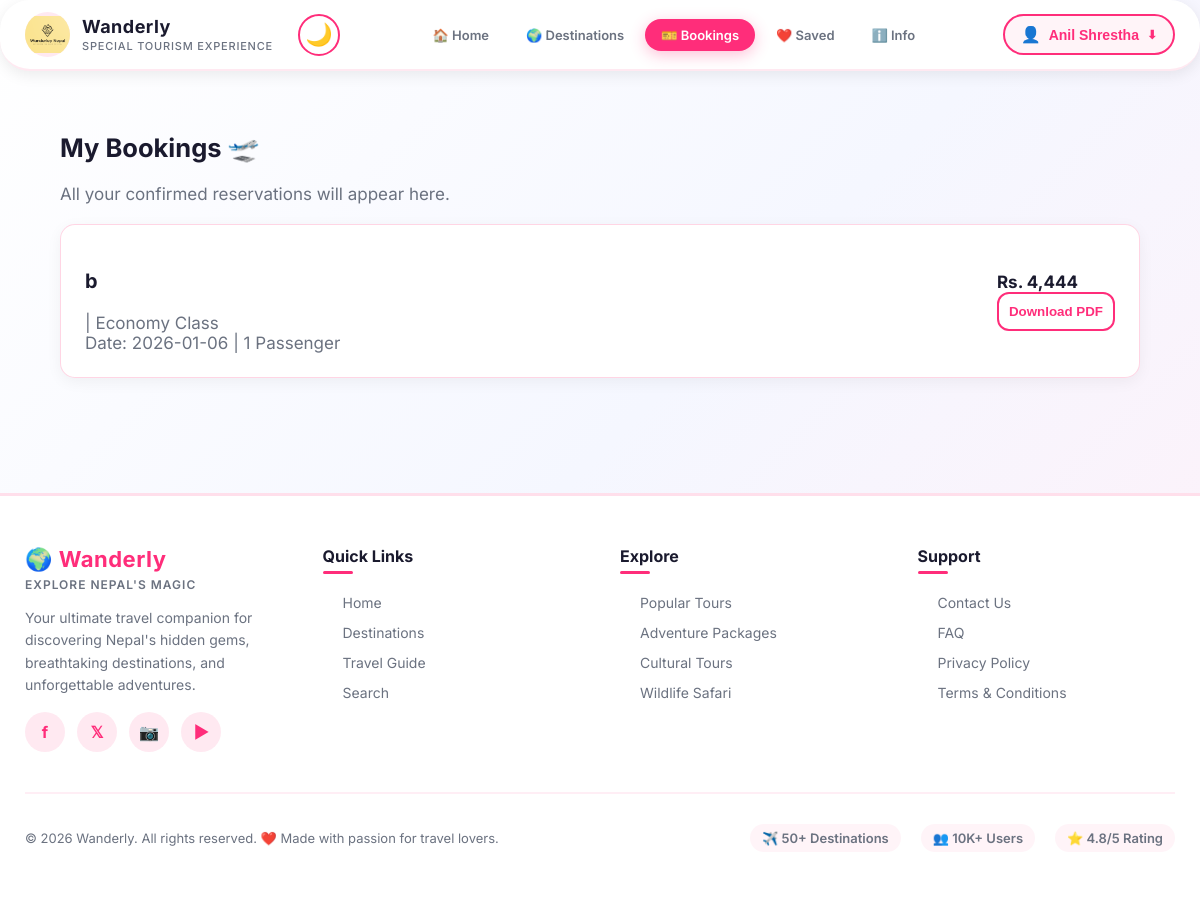
The app's page /booking.php (signed in) with its own data.
### tables this page shows
CREATE TABLE `bookings` (
  `id` int(11) NOT NULL,
  `user_name` varchar(100) DEFAULT NULL,
  `user_email` varchar(100) DEFAULT NULL,
  `destination_id` int(11) DEFAULT NULL,
  `passengers` int(11) DEFAULT NULL,
  `travel_date` date DEFAULT NULL,
  `mode` enum('flight','bus') DEFAULT NULL,
  `class` enum('economy','first','vip') DEFAULT NULL,
  `total_price` decimal(10,2) DEFAULT NULL,
  `created_at` timestamp NOT NULL DEFAULT current_timestamp()
);

CREATE TABLE `destinations` (
  `id` int(11) NOT NULL,
  `name` varchar(100) NOT NULL,
  `description` text DEFAULT NULL,
  `image` varchar(255) DEFAULT NULL,
  `price` decimal(10,2) DEFAULT NULL,
  `created_at` timestamp NOT NULL DEFAULT current_timestamp()
);

### booking.php (the view, shortened to what this page needs)
<?php
include 'includes/header.php';
include 'includes/navbar.php';
include 'database/dbconnection.php';
$userEmail = $_SESSION['user_email'];
$sql = "
    SELECT b.*, d.name AS destName
    FROM bookings b
    LEFT JOIN destinations d ON b.destination_id = d.id
    WHERE b.user_email = ?
    ORDER BY b.id DESC
";
$stmt = $conn->prepare($sql);
$stmt->bind_param("s", $userEmail);
$stmt->execute();
$bookings = $stmt->get_result();
?>
<main>
  <section class="active">
    <div class="wrap">
      <h1>My Bookings 🛫</h1>
      <p style="color: var(--muted); margin-bottom: 20px;">
        All your confirmed reservations will appear here.
      </p>
      <div id="bookingsList">
        <?php if($bookings->num_rows > 0): ?>
            <?php while($b = $bookings->fetch_assoc()): ?>
            <div class="booking-item">
              <div>
                <h3><?php echo htmlspecialchars($b['destName']); ?></h3>
                <p style="color: var(--muted); margin:0;">
                  <?php echo ucfirst($b['mode']); ?> | <?php echo ucfirst($b['class']); ?> Class
                </p>
                <p style="color: var(--muted); margin:0;">
                  Date: <?php echo $b['travel_date']; ?> | <?php echo $b['passengers']; ?> Passenger<?php echo $b['passengers'] > 1 ? 's' : ''; ?>
                </p>
              </div>
              <div>
                <strong>Rs. <?php echo number_format($b['total_price']); ?></strong>
                <br>
                <button class="ghost" onclick="downloadTicket('<?php echo addslashes($b['destName']); ?>', '<?php echo $b['travel_date']; ?>', <?php echo $b['passengers']; ?>, '<?php echo $b['class']; ?>', '<?php echo ucfirst($b['mode']); ?>', <?php echo $b['total_price']; ?>)">
                  Download PDF
                </button>
              </div>
            </div>
            <?php endwhile; ?>
        <?php else: ?>
            <p class="muted" id="noBookingsMsg">
              You currently have no bookings.
            </p>
        <?php endif; ?>
      </div>
    </div>
  </section>
</main>
<?php include 'includes/footer.php'; ?>

### assets/css/style.css (style rules this page uses)
:root { --bg: linear-gradient(135deg, #ffffff 0%, #f5f7ff 50%, #fff0f8 100%); --card: #ffffff; --accent: #ff2d7a; --accent-2: #00d9ff; --text: #1a1a2e; --muted: #6b7280; --radius: 20px; --shadow: 0 12px 40px rgba(255, 45, 122, 0.15); }
* { box-sizing: border-box; }
html { transition: background-color 0.3s ease, color 0.3s ease; }
body { margin: 0; font-family: 'Inter', sans-serif; background: var(--bg); background-attachment: fixed; color: var(--text); transition: background 0.3s ease, color 0.3s ease; }
.wrap { max-width: 1200px; margin: auto; padding: 20px; }
.ghost { background: transparent; border: 2px solid var(--accent); color: var(--accent); padding: 10px; border-radius: 12px; font-weight: 600; cursor: pointer; }
.booking-item { display: flex; justify-content: space-between; align-items: center; padding: 20px; margin-bottom: 15px; background: var(--card); border-radius: 15px; border: 1px solid rgba(255, 45, 122, 0.2); box-shadow: 0 4px 15px rgba(0, 0, 0, 0.05); }
main section { display: none; }
main section.active { display: block; animation: fadeIn 0.4s ease; }
@media (min-width: 1024px) { body { font-size: 17px; } }
@media (min-width: 1024px) { .wrap { padding: 40px 60px; max-width: 1300px; } }
@media (min-width: 1024px) { .booking-item { padding: 24px; } }

### records on screen
bookings: destination.name "b", class "Economy", travel_date "2026-01-06", passengers "1", total_price "4,444"

### other values on screen
$_SESSION['user_name'] "Anil Shrestha"
